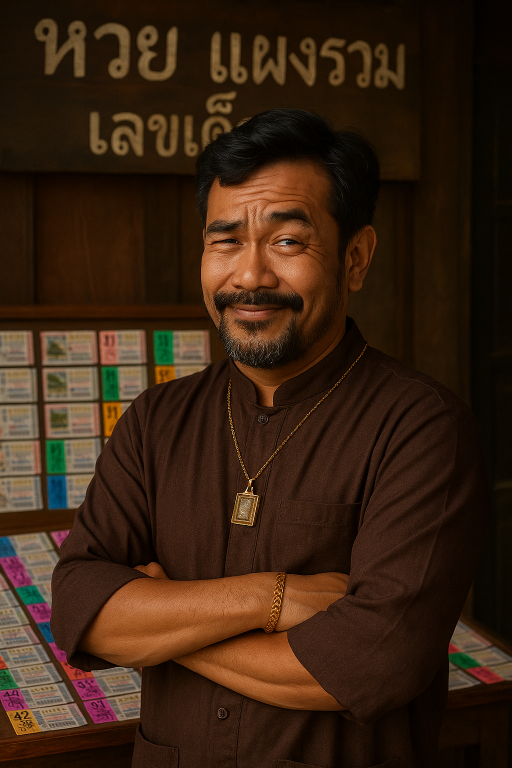
#> input picture เซียนตอง.png, 1024 x 1536 px, found by its file name (shown at 1/2 size)
$ python auto_extract_pillow.py --image 'เซียนตอง.png' --output tools/template_auto_pillow.json
#> lines starting #> are read from the running program, lines starting #| are printed output that depends on the picture
"""
Auto-extract slot bounding boxes using Pillow and a simple flood-fill (no OpenCV / no NumPy compile required).
Usage:
  python tools\auto_extract_pillow.py --image เซียนตอง.png --output tools\template_auto_pillow.json

This is a heuristic: it finds bright regions (white text with dark outlines) and returns bounding boxes.
"""
from PIL import Image
import argparse
import json
import os


def find_components(img, thresh=200, min_area=100):
    # img: grayscale PIL Image
    w,h = img.size
    pix = img.load()
    visited = [[False]*h for _ in range(w)]
    comps = []
    for y in range(h):
        for x in range(w):
            if visited[x][y]:
                continue
            visited[x][y] = True
            if pix[x,y] <= thresh:
                continue
            # flood fill
            stack = [(x,y)]
            xs = []
            ys = []
            area = 0
            while stack:
                cx, cy = stack.pop()
                if cx < 0 or cy < 0 or cx >= w or cy >= h:
                    continue
                if visited[cx][cy]:
                    continue
                visited[cx][cy] = True
                if pix[cx,cy] <= thresh:
                    continue
                area += 1
                xs.append(cx); ys.append(cy)
                # neighbors
                stack.append((cx-1, cy)); stack.append((cx+1, cy)); stack.append((cx, cy-1)); stack.append((cx, cy+1))
            if area >= min_area:
                x0 = min(xs); x1 = max(xs)
                y0 = min(ys); y1 = max(ys)
                comps.append((x0,y0,x1-x0+1,y1-y0+1, area))
    return comps


def merge_boxes(boxes, iou_thresh=0.2):
    merged = []
    for b in boxes:
        x,y,w,h,a = b
        found = False
        for i, m in enumerate(merged):
            mx,my,mw,mh,ma = m
            # compute IoU
            x2 = max(x, mx); y2 = max(y, my)
            xe = min(x+w, mx+mw); ye = min(y+h, my+mh)
            inter_w = max(0, xe-x2); inter_h = max(0, ye-y2)
            inter = inter_w*inter_h
            area1 = w*h; area2 = mw*mh
            union = area1 + area2 - inter
            iou = inter/union if union>0 else 0
            if iou > iou_thresh:
                nx = min(x, mx); ny = min(y, my); nx2 = max(x+w, mx+mw); ny2 = max(y+h, my+mh)
                merged[i] = (nx, ny, nx2-nx, ny2-ny, ma+ a)
                found = True
                break
        if not found:
            merged.append(list(b))
    return merged


def main():
    p = argparse.ArgumentParser()
    p.add_argument('--image','-i', required=True)
    p.add_argument('--output','-o', default='tools/template_auto_pillow.json')
    args = p.parse_args()

    if not os.path.exists(args.image):
        print('Image not found:', args.image)
        return
    im = Image.open(args.image).convert('L')
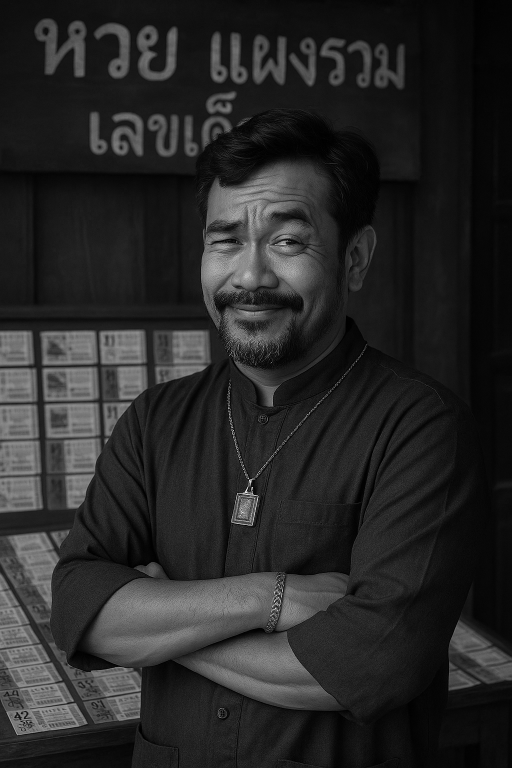
#> im: PIL image 1024x1536 L (shown at 1/2 size); min 0, max 255, mean 39.5
    w,h = im.size
#> w = 1024; h = 1536
    # optionally resize for speed if very large
    maxw = 1000
    scale = 1.0
    if w > maxw:
        scale = maxw / w
#> scale = 0.977
        im_small = im.resize((int(w*scale), int(h*scale)), Image.LANCZOS)
    else:
        im_small = im
    # increase contrast by simple point transform
    # find components
    comps = find_components(im_small, thresh=200, min_area=50)
#> comps = []
    if not comps:
        # try lower threshold
        comps = find_components(im_small, thresh=160, min_area=40)
    # scale boxes back
    boxes = []
    for (x,y,ww,hh,a) in comps:
        if scale != 1.0:
            x = int(x/scale); y = int(y/scale); ww = int(ww/scale); hh = int(hh/scale)
        boxes.append((x,y,ww,hh,a))
#> this loop made 0 passes
#> after the loop, boxes = []
    boxes = merge_boxes(boxes, iou_thresh=0.15)
    # filter tiny boxes
    boxes = [b for b in boxes if b[2] > 8 and b[3] > 8]
    boxes.sort(key=lambda b: (b[1], b[0]))
    slots = []
    for i,(x,y,ww,hh,a) in enumerate(boxes):
        cx = (x + ww/2.0)/w
        cy = (y + hh/2.0)/h
        rw = ww/float(w)
        rh = hh/float(h)
        slots.append({'id': i, 'cx': round(cx,6), 'cy': round(cy,6), 'w': round(rw,6), 'h': round(rh,6)})
#> after the loop, slots = []
    out = {'image': os.path.basename(args.image), 'width': w, 'height': h, 'slots': slots}
    with open(args.output, 'w', encoding='utf-8') as f:
        json.dump(out, f, indent=2, ensure_ascii=False)
    print('Wrote', args.output, 'with', len(slots), 'slots')
#| Wrote tools/template_auto_pillow.json with 0 slots

if __name__ == '__main__':
    main()
